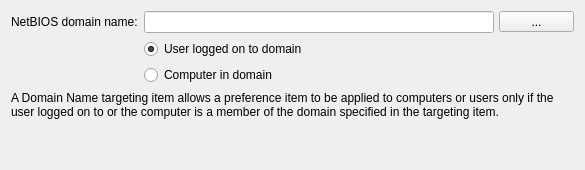
<?xml version="1.0" encoding="UTF-8"?>
<ui version="4.0">
 <class>DomainWidget</class>
 <widget class="QWidget" name="DomainWidget">
  <property name="geometry">
   <rect>
    <x>0</x>
    <y>0</y>
    <width>585</width>
    <height>170</height>
   </rect>
  </property>
  <property name="sizePolicy">
   <sizepolicy hsizetype="Preferred" vsizetype="Preferred">
    <horstretch>0</horstretch>
    <verstretch>0</verstretch>
   </sizepolicy>
  </property>
  <property name="minimumSize">
   <size>
    <width>585</width>
    <height>170</height>
   </size>
  </property>
  <property name="windowTitle">
   <string/>
  </property>
  <layout class="QGridLayout" name="gridLayout">
   <item row="0" column="0">
    <widget class="QLabel" name="domainLabel">
     <property name="sizePolicy">
      <sizepolicy hsizetype="Fixed" vsizetype="Preferred">
       <horstretch>0</horstretch>
       <verstretch>0</verstretch>
      </sizepolicy>
     </property>
     <property name="text">
      <string>NetBIOS domain name:</string>
     </property>
    </widget>
   </item>
   <item row="0" column="1">
    <widget class="QLineEdit" name="domainLineEdit">
     <property name="sizePolicy">
      <sizepolicy hsizetype="Fixed" vsizetype="Fixed">
       <horstretch>0</horstretch>
       <verstretch>0</verstretch>
      </sizepolicy>
     </property>
     <property name="minimumSize">
      <size>
       <width>350</width>
       <height>0</height>
      </size>
     </property>
    </widget>
   </item>
   <item row="0" column="2">
    <widget class="QToolButton" name="toolButton">
     <property name="minimumSize">
      <size>
       <width>75</width>
       <height>0</height>
      </size>
     </property>
     <property name="text">
      <string>...</string>
     </property>
    </widget>
   </item>
   <item row="1" column="1">
    <widget class="QRadioButton" name="userRadioButton">
     <property name="text">
      <string>User logged on to domain</string>
     </property>
     <property name="checked">
      <bool>true</bool>
     </property>
    </widget>
   </item>
   <item row="2" column="1">
    <widget class="QRadioButton" name="computerRadioButton">
     <property name="text">
      <string>Computer in domain</string>
     </property>
    </widget>
   </item>
   <item row="3" column="0" colspan="3">
    <widget class="QLabel" name="label">
     <property name="text">
      <string>A Domain Name targeting item allows a preference item to be applied to computers or users only if the user logged on to or the computer is a member of the domain specified in the targeting item.</string>
     </property>
     <property name="wordWrap">
      <bool>true</bool>
     </property>
    </widget>
   </item>
   <item row="4" column="0" colspan="3">
    <spacer name="verticalSpacer">
     <property name="orientation">
      <enum>Qt::Vertical</enum>
     </property>
     <property name="sizeHint" stdset="0">
      <size>
       <width>558</width>
       <height>137</height>
      </size>
     </property>
    </spacer>
   </item>
  </layout>
 </widget>
 <resources/>
 <connections/>
</ui>
